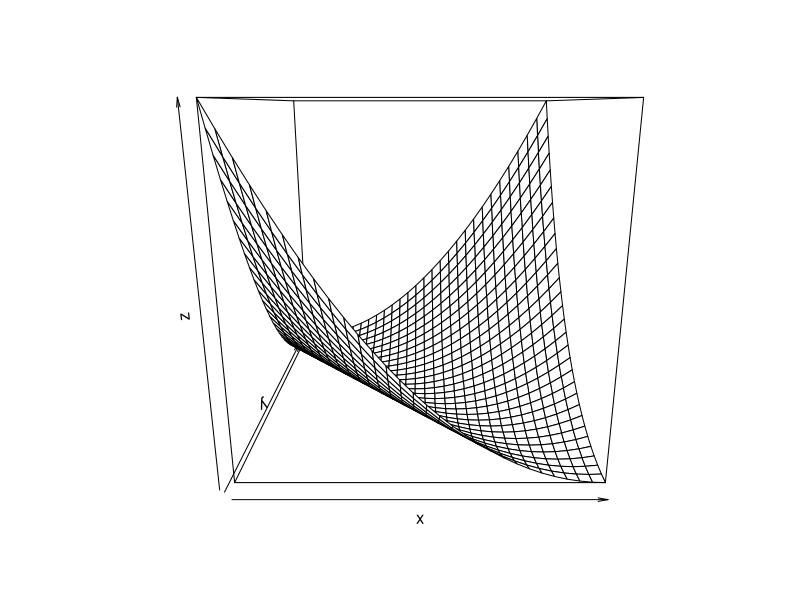
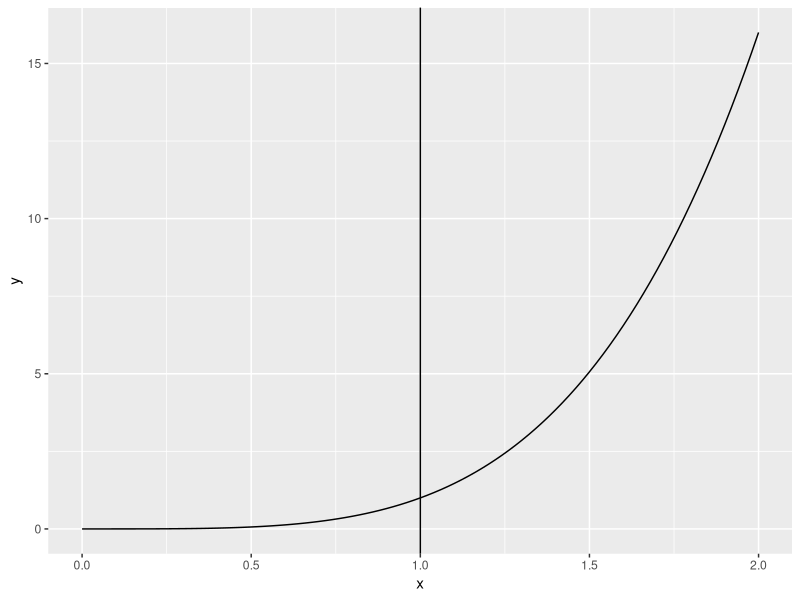

Write R code to recreate these figures, in order.
## ---- chunk 1
knitr::opts_chunk$set(echo = TRUE)
library(ggplot2)
## ---- chunk 2
obj_func <- function(x, y){
(x^2 + (2 * x * y) + y^2)
}
x <- y <- seq(-1, 1, length = 30)
z <- outer(x, y, obj_func)
persp(x, y, z)
## ---- chunk 3
f = function(x){x^4}
ggplot(data.frame(x=c(0, 2)), aes(x=x)) + 
  stat_function(fun=f) +
  geom_vline(xintercept = 1)
